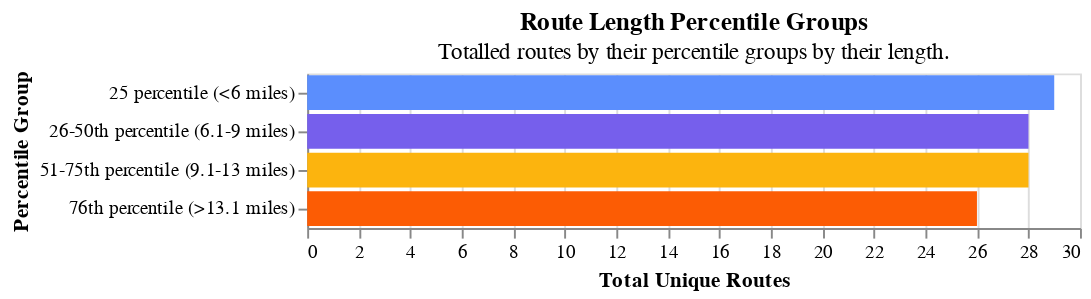

Write notebook code for a chart like this one.
### Code cell
section1.basic_bar_chart(
    percentile_agg,
    
    "Total Unique Routes",
    "percentile_group",
    readable_dict["route_percentiles"]["title"],
    readable_dict["route_percentiles"]["subtitle"],
)

### Figure 1 — Vega-Lite specification as saved in the notebook (floating-point values rounded to 4 significant figures)
{"config": {"view": {"continuousWidth": 300, "continuousHeight": 300}}, "data": {"name": "data-a5bf8acbf3c9da6f0bee435d1f17f66f"}, "mark": {"type": "bar"}, "encoding": {"color": {"field": "percentile_group", "legend": null, "scale": {"range": ["#5b8efd", "#765fec", "#fcb40e", "#fc5c04", "#dd217d", "#ccbb44"]}, "title": "Percentile Group", "type": "nominal"}, "tooltip": [{"field": "Total Unique Routes", "type": "quantitative"}, {"field": "percentile_group", "type": "nominal"}], "x": {"field": "Total Unique Routes", "title": "Total Unique Routes", "type": "quantitative"}, "y": {"field": "percentile_group", "title": "Percentile Group", "type": "nominal"}}, "title": {"text": ["Route Length Percentile Groups"], "subtitle": ["Totalled routes by their percentile groups by their length."]}, "width": 400, "$schema": "https://vega.github.io/schema/vega-lite/v5.20.1.json", "datasets": {"data-a5bf8acbf3c9da6f0bee435d1f17f66f": [{"percentile_group": "25 percentile (<6 miles)", "Total Unique Routes": 29}, {"percentile_group": "26-50th percentile (6.1-9 miles)", "Total Unique Routes": 28}, {"percentile_group": "51-75th percentile (9.1-13 miles)", "Total Unique Routes": 28}, {"percentile_group": "76th percentile (>13.1 miles)", "Total Unique Routes": 26}]}}
